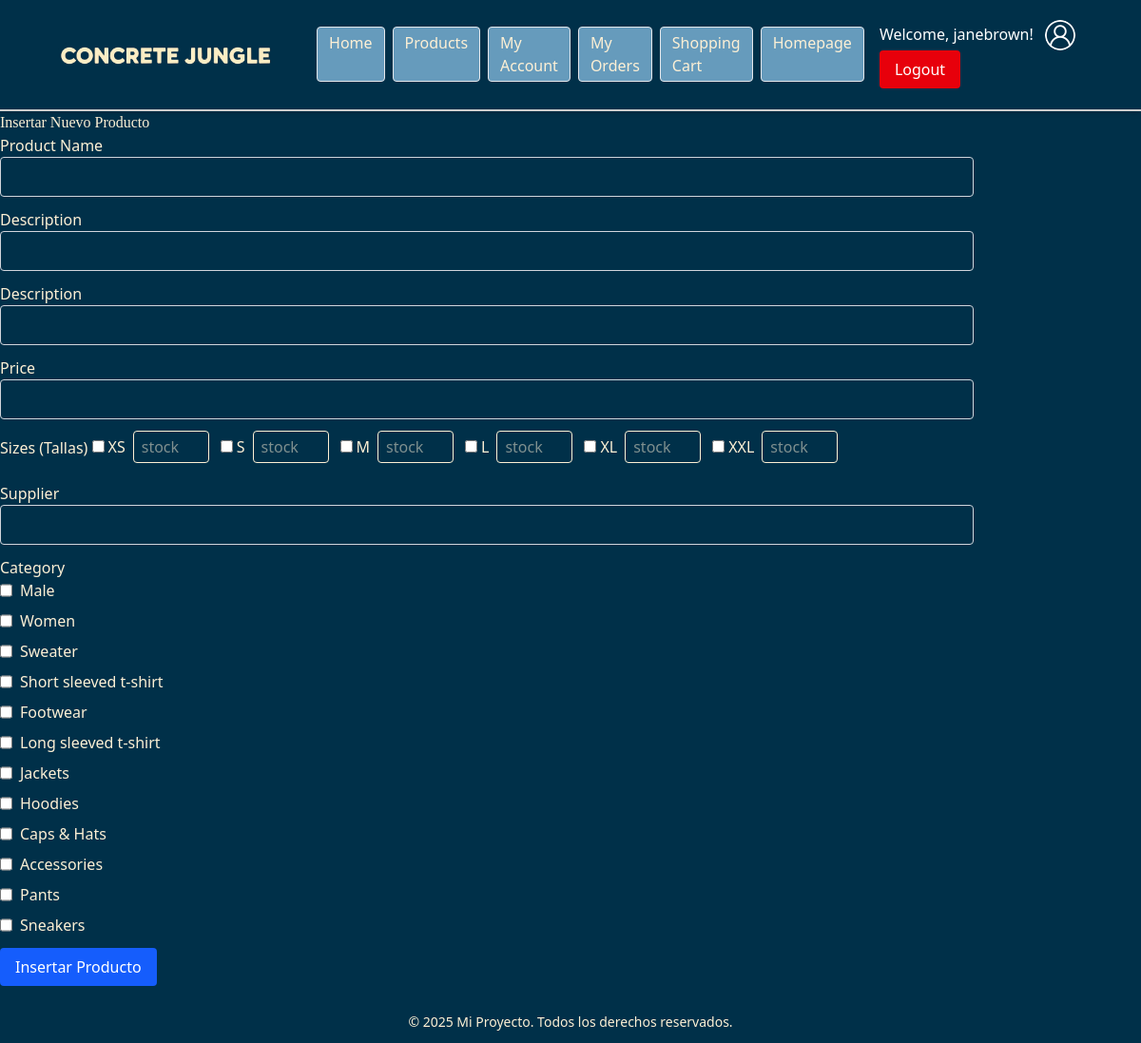
/backend/forms/products/form_product_insert.php (signed in), run on the app's committed database.
### tables this page shows
CREATE TABLE IF NOT EXISTS `024_category` (
  `category_id` int(11) NOT NULL AUTO_INCREMENT,
  `name` varchar(100) NOT NULL,
  `description` varchar(100) NOT NULL,
  PRIMARY KEY (`category_id`)
);

### backend/forms/products/form_product_insert.php (the view, shortened to what this page needs)
<?php include $_SERVER['DOCUMENT_ROOT'].'/student024/Shop/backend/includes/header.php';
?>
    <main class="container">
        <h2>Insertar Nuevo Producto</h2>
        <form method="GET" action="/student024/Shop/backend/db/products/db_product_insert.php">
            <div class="mb-3">
                <label for="product_name" class="form-label">Product Name</label>
                <input type="text" class="block w-full border border-gray-300 rounded px-3 py-2" id="product_name" name="product_name" required>
            </div>
            <div class="mb-3">
                <label for="description" class="form-label">Description</label>
                <input type="text" class="block w-full border border-gray-300 rounded px-3 py-2" id="description" name="description" required>
            </div>
            <div class="mb-3">
                <label for="long-description" class="form-label">Description</label>
                <input type="text" class="block w-full border border-gray-300 rounded px-3 py-2" id="long-description" name="long-description" required>
            </div>
            <div class="mb-3">
                <label for="price" class="form-label">Price</label>
                <input type="number" step="0.01" class="block w-full border border-gray-300 rounded px-3 py-2" id="price" name="price" required>
            </div>
            <div class="mb-3">
                <label for="tallas" class="form-label">Sizes (Tallas)</label>
                <?php
                    $all_sizes = ['XS', 'S', 'M', 'L', 'XL', 'XXL'];
                    foreach ($all_sizes as $size) {
                        echo "<div class='inline-flex items-center mr-3 mb-2'>";
                        echo "<label class='inline-flex items-center mr-2'><input type='checkbox' name='tallas[]' value='$size' class='mr-1'/>$size</label> ";
                        echo "<input type='number' min='0' name='tallas_stock[$size]' id='stock_$size' placeholder='stock' class='w-20 border rounded px-2 py-1'/>";
                        echo "</div>";
                    }
                ?>
            </div>
            <div class="mb-3">
                <label for="supplier" class="form-label">Supplier</label>
                <input type="text" class="block w-full border border-gray-300 rounded px-3 py-2" id="supplier" name="supplier" required>
            </div>
            <div class="mb-3">
                <label for="category" class="form-label">Category</label>
                <?php
                    include $_SERVER['DOCUMENT_ROOT'].'/student024/Shop/backend/config/db_connect.php';
                    $sql = "SELECT * FROM 024_category";
                    $result = mysqli_query($conn, $sql);
                    $categories = mysqli_fetch_all($result, MYSQLI_ASSOC);
                    foreach ($categories as $category) {
                        echo "<div class='flex gap-1 mr-4 mb-2'>";
                        echo "
                        <input type='checkbox' name='categories' class='mr-1 ' value='" . htmlspecialchars($category['category_id'], ENT_QUOTES, 'UTF-8') . "'>" . htmlspecialchars($category['name'], ENT_QUOTES, 'UTF-8') . "</input>";
                        echo "</div>";
                    }
                ?>
            </div>
            <button type="submit" class="px-4 py-2 bg-blue-600 text-white rounded hover:bg-blue-700">Insertar Producto</button>
        </form>
    </main>
<?php include $_SERVER['DOCUMENT_ROOT'].'/student024/Shop/backend/includes/footer.php'; ?>

### data on the page
024_category: name "Male"
024_category: name "Women"
024_category: name "Sweater"
024_category: name "Short sleeved t-shirt"
024_category: name "Footwear"
024_category: name "Long sleeved t-shirt"
024_category: name "Jackets"
024_category: name "Hoodies"
024_category: name "Caps & Hats"
024_category: name "Accessories"
024_category: name "Pants"
024_category: name "Sneakers"

### other printed values
$_SESSION['username'] "janebrown"
$size "XS"
$size "S"
$size "M"
$size "L"
$size "XL"
$size "XXL"
